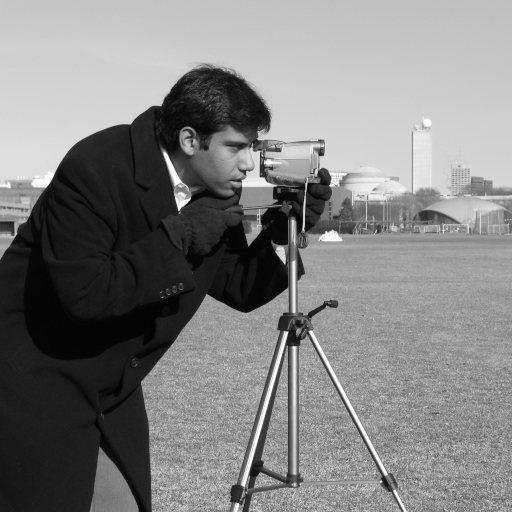
#> input picture skimage.data.camera(), 512 x 512 px
$ jupyter execute TP2.ipynb   (shell and % lines are left out)
#> lines starting #> are read from the running program, lines starting #| are printed output that depends on the picture
**Nom du / des étudiant(s)** : ETUDIANT 1 - ETUDIANT 2

# TP image - filtrage

Dans ce TP, quelques images sont fournies, mais vous êtes fortement encouragés à récupérer et expérimenter sur d'autres images récupérées sur le web.

Les TP de traitement d'images sont réalisés en Python3, à l'aide de la librairie [scikit-image](http://scikit-image.org/docs/stable/). Les tableaux utilisés  (`ndarray`) par cette librairie pour manipuler les images proviennent de la librairie [numpy](https://docs.scipy.org/doc/). L'affichage des images et autres figures est réalisé grace à [matplotlib](https://matplotlib.org/contents.html). La documentation de ces trois librairies vous sera donc bien utile.

Dans ce TP, les questions seront indiquées dans un bloc **question**, et les réponses seront à donner dans le bloc **réponse**  situé en dessous du bloc de question. Vos réponses sont à rédiger en [markdown](https://github.com/adam-p/markdown-here/wiki/Markdown-Cheatsheet). Vous pourrez ainsi répondre non seulement avec du texte, mais aussi avec des tableaux et des images.

Ce TP est à réaliser en deux séances d'1h30.

**Remarque importante:** Les questions posées dans ce TP requièrent généralement des <u>réponses courtes mais justifées</u>. Un simple oui ou non ne nous est d'aucune utilité pour juger de votre compréhension de la question et de sa réponse...

**Autre remarque:** Il y a parfois plusieurs sous-questions dans une même question. <u>Pensez a répondre à toutes les sous-questions</u>.

[cell 1]
# la ligne précédente permet d'afficher les figures directement dans votre notebook
# si vous voulez des figures interactives et n'êtes PAS dans un notebook cocalc vous pouvez utiliser widget à la place d'inline

# On importe tous les modules dont nous aurons besoin pour ce TP
import numpy as np  # pour les ndarray (donc les tableaux / matrices) et les convolutions
import scipy as sp  # pour la déconvolution
import matplotlib.pyplot as plt # gestion des figures

from scipy import signal
from skimage import io,data,color # on charge le module permettant d'ouvrir des images

## La convolution en dimension 1 sur des petits exemples

**Question 1:**
- Faire le calcul de convolution $[1, 1, 1]*[1, 1, 1]$ à la main pour vérifier que ça donne bien ce que trouve la machine (donnez les détails du calcul dans la case réponse).
- Ce filtre est-il **linéaire** ?

**Réponse 1**: On place notre signal de base sur un graphe puis on le glisse en faisant la convolution. $[1*1 + 1*0 + 1*0 , 1*1 + 1*1 + 1*0, 1*1 + 1*1 + 1*1, 1*0 + 1*1 + 1*1, 1*0 + 1*0 + 1*1]$

Cette convolution nécessite de traiter un problème pas très intéressant mais inévitable : que fait-on quand le calcul de convolution fait appel à des valeurs du signal "hors de ses bornes", c.a.d. avant son début ou après sa fin ? On rencontrera le même problème en image, hors des bords de l'image. La fonction 'convolve' de scipy suppose que le signal vaut 0 hors de son domaine de définition, mais elle permet de choisir de donner (option 'full') ou pas (option 'valid') les résultats selon qu'ils font appel à des 0 introduits artificiellement sur les bords. L'option 'same' est un intermédiaire qui renvoie un résultat de même taille que le vecteur d'entrée. Les diverses manières de traiter cette question (qui n'est *pas* centrale au TP) amènent à des longueurs de vecteurs résultats qui diffèrent selon l'option choisie.

[cell 2]
a = np.array([1, 1, 1])
c = np.convolve(a,a,'full')
print(c)
c = np.convolve(a,a,'same')
print(c)
c = np.convolve(a,a,'valid')
print(c)

Le vecteur `[1, 1, 1]` est souvent nommé "filtre **moyenneur**". En toute rigueur, il faudrait utiliser le filtre $\frac{1}{3}$`[1, 1, 1]` qui, convolué avec un signal, calcule une moyenne glissante sur ce signal. Examinons l'effet de la convolution d'un tel filtre avec  convolution d'une forte **discontinuité** par un filtre [1 1 1]. Notons qu'on utilise ici le mode "same" de la convolution pour obtenir un signal de sortie de même longueur que celui d'entrée.

[cell 3]
marche_escalier = np.array([0, 0, 0, 0, 0, 0, 10, 10, 10, 10, 10, 10])
escalier_lisse = np.convolve(marche_escalier, a, mode='same')
print(escalier_lisse)
plt.plot(escalier_lisse)
#> figure, not shown here; curve peaks at x = 7, y = 30

### Associativité

**Question 2:** Est-ce que (a$*$a)$*$marche_escalier = a$*$(a$*$marche_escalier) ?

**Réponse 2:** Oui car le produit de convolution est associatif

[cell 4]
print( np.convolve(escalier_lisse, a, mode='same') )
print( np.convolve(marche_escalier,c, mode='same') )

**Question 3:** Quel intérêt à cette propriété, si on considère l'application successive de deux convolutions à un signal ?

**Réponse 3:** On peut appliquer les convolutions sans se soucier de l'ordre d'applicaiton.

### Commutativité
On vérifie que a$*$marche_escalier=marche_escalier$*$a

[cell 5]
print( np.convolve (marche_escalier, a))
print( np.convolve (a, marche_escalier))

De la commutativité,

**Question 4:**
* que conclure quant aux rôles de "filtre" et de "signal" quand on filtre un signal ?
* que conclure quant à l'ordre dans lequel on applique deux filtrages successifs sur un signal ?

**Réponse 4:** Il n'y a pas vraiment de role vu que le produit de convolution est associatif et commutatif, par conséquent on peut appliquer les filtres dans n'importe quel ordre.

### Déconvolution

L'opération de convolution ci-dessus peut être **réversible**, en particulier si on connait l'un des deux termes de la convolution. On se contentera de considérer cette fonction de déconvolution comme une boite noire. On reviendra, à la fin du TP, sur le cas
où on ne connait aucun des deux termes de la convolution, dont la résolution est généralement complexe et approximative, mais riche d'applications.

[cell 6]
escalier_deconvolue, e = sp.signal.deconvolve(escalier_lisse,a)
print(escalier_deconvolue)

Un point intéressant mais que nous ne traiterons que superficiellement ici : si on répète souvent la convolution d'un vecteur quelconque par `[1.0 1.0 1.0]`, le résultat tend vers une gaussienne. On peut aller cherche une explication du coté du [théorème central limite](https://fr.wikipedia.org/wiki/Théorème_central_limite).

[cell 7]
a = np.random.rand(50) # vecteur aléatoire de taille 50
b = np.copy(a)
for x in range(250):
    b = np.convolve(b,[1.0, 1.0, 1.0])

plt.figure(figsize=(12,3))
plt.subplot(121)
plt.plot(a)
plt.title("Vecteur de départ")
plt.subplot(122)
plt.plot(b)
plt.title("Après convolutions multiples")
#> figure, not shown here; panel 1: curve peaks at x = 20, y = 0.979; panel 2: curve peaks at x = 272, y = 9.98e+118

## Toujours des petits exemples, mais en dimension 2

* Vérifier ci-dessous qu'on peut construire un filter bi-dimensionnel en convoluant un filtre horizontal avec un filtre vertical
* Observer le résultat de la convolution du filtre bidimensionnel ainsi créé avec lui-même

[cell 8]
a = np.array([[1, 1, 1]])
print("a=",a)
b = np.transpose(a)
print("b=",b)
c = sp.signal.convolve2d(a,b)
print("c=",c)
d= sp.signal.convolve2d(c,c)
print("d=",d)
e= sp.signal.convolve2d(d,c)
print("e=",e)

Remarquer que si on continuait à convoluer le résultat avec `c`, on tendrait vers un filtre gaussien. Ci-dessous, affichons une distribution gaussienne pour s'en rappeller l'allure. Le point de vue 3D est modifiable à la souris sur la figure.

[cell 9]
xgv = np.arange(-2, 2, 0.1)
ygv = np.arange(-2, 2, 0.1)
[X,Y] = np.meshgrid(xgv, ygv)
V = np.exp(-(X**2 + Y**2))  #On ne met pas le terme de normalisation car c'est juste pour voir la forme de la fonction

from mpl_toolkits.mplot3d import Axes3D
fig = plt.figure(figsize=(10,6))
ax = fig.add_subplot(111, projection='3d')
ax.plot_surface(X, Y, V, rstride=1, cstride=1, cmap=plt.cm.jet, linewidth=0.3)
plt.title('Exemple de filtre gaussien bidimensionnel')
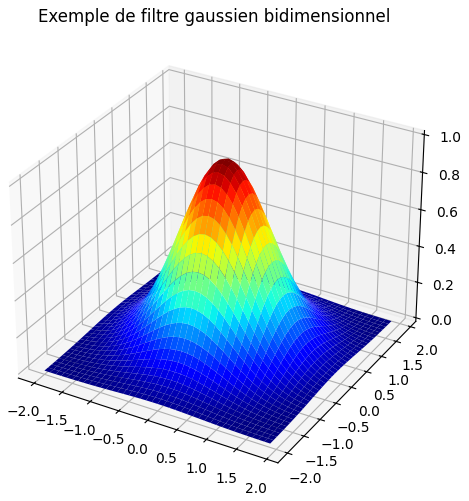
#> figure drawn by matplotlib, 1 panel

## Filtrage gaussien

On évalue maintenant la capacité du filtrage gaussien à réduire le bruit dans une image. Cette évaluation sera faite en terme de qualité d'image perçue.
* l'image `noisy1` subit un bruit de type "poivre et sel" (non additif)
* l'image `noisy2` subit un bruit gaussien (! ça n'a rien à voir avec le filtrage gaussien ! )

[cell 10]
# Maniupulations de noisy1 avec du bruit poivre et sel
from skimage import util,filters
import math

im = data.camera()
#> im is the input picture: shape (512, 512); min 0, max 255, mean 129.1
seuil = 0.1

def add_salt_and_pepper_noise(clean_image, seuil):
    noise = np.random.random(clean_image.shape)
    noisy_image=clean_image.copy()
    noisy_image[noise > 1-seuil] = 255
    noisy_image[noise < seuil] = 0
    return(noisy_image)


filtered = filters.gaussian(im, sigma =4)

plt.figure(figsize=(12,12))
noisy1=add_salt_and_pepper_noise(im, seuil)
filtered1 = filters.gaussian(noisy1, sigma =4)
noise1 = noisy1-im
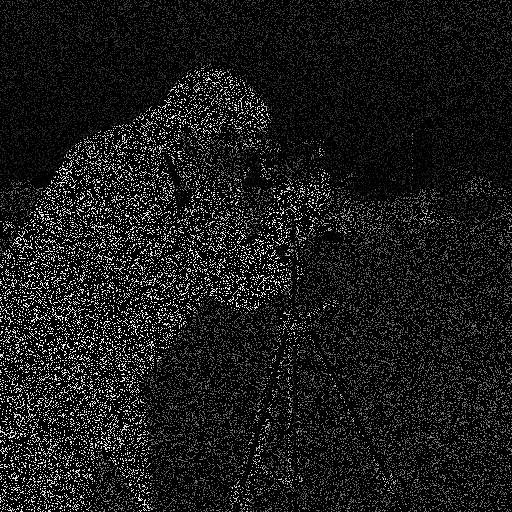
#> noise1: shape (512, 512); min 0, max 254, mean 25.4
noise_after_filter1=filtered1-filtered
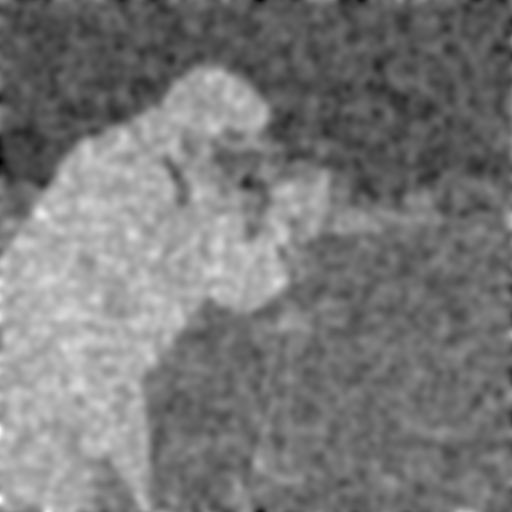
#> noise_after_filter1: shape (512, 512) float64; min -0.19, max 0.206, mean -0.00149; drawn with min black and max white

plt.subplot(131)
plt.imshow(im, cmap='gray',interpolation='nearest')
plt.title("image de départ")
plt.subplot(132)
plt.imshow(noisy1, cmap='gray',interpolation='nearest')
plt.title("image bruitée")
plt.subplot(133)
plt.imshow(filtered1, cmap='gray',interpolation='nearest')
plt.title("image filtrée")

print("Rapport signal / bruit de l'image 1 bruitée: {:.2f} db".format(10*math.log10(im.mean()/noise1.std())))
#| Rapport signal / bruit de l'image 1 bruitée: 3.29 db
print("Rapport signal / bruit de l'image 1 débruitée: {:.2f} db".format(10*math.log10(filtered1.mean()/noise_after_filter1.std())))
#| Rapport signal / bruit de l'image 1 débruitée: 9.38 db

[cell 11]
# Maniupulations de noisy2 avec du bruit gaussien
import math

noise_std = 0.1

noise2 = np.random.normal(loc=0.0, scale=noise_std, size=im.shape)*255
noisy2 = im.copy() + noise2
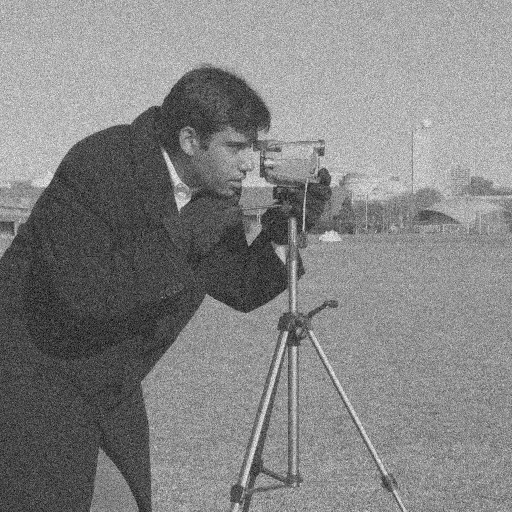
#> noisy2: shape (512, 512) float64; min -92.19, max 334.4, mean 129.1; drawn with min black and max white
noisy2.clip(0,255)
filterednoise2 = filters.gaussian(noise2, sigma = 4)
filtered2 = filters.gaussian(noisy2, sigma = 4)

plt.figure(figsize=(12,12))
plt.subplot(321)
plt.imshow(im, cmap='gray',interpolation='nearest')
plt.title("image de départ")
plt.subplot(323)
plt.imshow(noisy2, cmap='gray',interpolation='nearest')
plt.title("image bruitée")
plt.subplot(324)
plt.imshow(noise2, cmap='gray',interpolation='nearest')
plt.title("bruit gaussien")
plt.subplot(325)
plt.imshow(filtered2, cmap='gray',interpolation='nearest')
plt.title("image filtrée")
plt.subplot(326)
plt.imshow(filterednoise2, cmap='gray',interpolation='nearest')
plt.title("bruit gaussien filtré")


print("Ecart type du bruit gaussien: {:.4f}".format(np.std(noise2)))
#| Ecart type du bruit gaussien: 25.4868
print("Ecart type du bruit gaussien filtré: {:.4f}".format(np.std(filterednoise2)))
#| Ecart type du bruit gaussien filtré: 1.8872
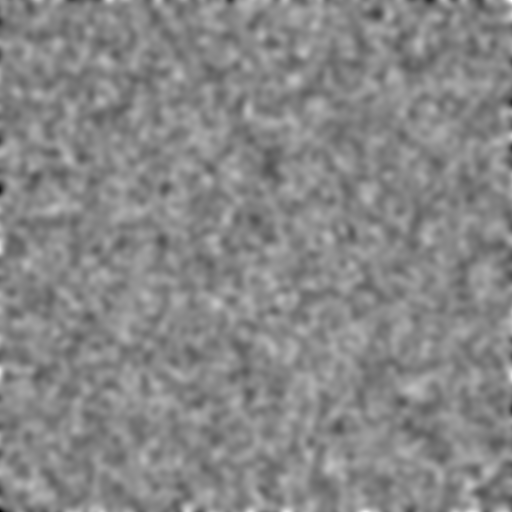
#> filterednoise2: shape (512, 512) float64; min -16.22, max 14.4, mean 0.0774; drawn with min black and max white
print("Rapport signal / bruit de l'image bruitée: {:.2f} db".format(10*math.log10(im.mean()/noise2.std())))
#| Rapport signal / bruit de l'image bruitée: 7.04 db
print("Rapport signal / bruit de l'image débruitée: {:.2f} db".format(10*math.log10(filtered2.mean()/filterednoise2.std())))
#| Rapport signal / bruit de l'image débruitée: 18.35 db

**Question 5:**
* Expérimentez avec diverses valeur de `seuil`, probabilité d'avoir du bruit poivre et sel, et `noise_std`, écart-type du filtre gaussien, pour en évaluer l'effet sur la préservation de l'image et l'atténuation du bruit. Commentez ensuite vos résultats.
* Quels sont les types d'éléments de l'image qui souffrent le plus du filtrage gaussien ?
* Le filtrage gaussien vous semble-t-il aussi efficace sur les deux types de bruit ?

**Réponse 5:** En appliquant un filtre gaussin sur l'image, cela diminue le bruit, mais l'image perd en information, autrement dit elle se floute. Pour le poivre et sel, le bruit est diminué mais toujours visible, l'image se floute également. Le filtre gaussien semble plus efficace sur le bruit gaussien.

**Question 6:** Concernant le bruit gaussien, en considérant que le bruit est additif c.a.d. que $Image_{bruitee}=Image_{originale}+Image_{bruit}$, appliquez la distributivité de la convolution sur la formule $Image_{bruitee}*Filtre$ et interprétez (c'est une question théorique, aucune manipulation complémentaire à effectuer)

**Réponse 6:** $Image_{bruitee} * Filtre =Image_{originale} * Fitlre +Image_{bruit} * Filtre $ Le filtre s'applique sur l'image et le bruit. Le bruit est ainsi lissé, l'image également mais moins que pour le bruit poivre et sel car dans ce cas le bruit n'est pas additif.

## Préserver les discontinuités : le filtrage bilatéral

Le filtrage ci-dessous réalise un filtre moyenneur avec une propriété particulière : seuls les éléments du voisinage dont l'intensité diffère peu du point de référence sont pris en compte dans le filtrage.

**Question 7:**
* Le filtrage est-il toujours linéaire ?
* Le filtrage peut-il encore s'exprimer comme une convolution ? Et donc l'associativité, commutativité, distributivité etc ?

**Réponse 7:** Le filtrage n'est plus linéaire car il n'agit pas pareil sur tous les points, il s'adapte au contenu de l'image. Il ne peut donc pas s'exprimer comme une convolution, donc on perd l'association, etc ...

[cell 12]
from skimage.filters.rank import mean_bilateral
from skimage.morphology import disk

noisy1= util.random_noise(im, mode='gaussian', var= 0.001)
filtered1 = mean_bilateral(noisy1, disk(20), s0=30, s1=30)
noisy2= util.random_noise(im, mode='gaussian', var= 0.005)
filtered2 = mean_bilateral(noisy2, disk(20), s0=50, s1=50)
noisy3= util.random_noise(im, mode='gaussian', var= 0.01)
filtered3 = mean_bilateral(noisy3, disk(20), s0=50, s1=50)
#filtered3b = mean_bilateral(filtered3, disk(20), s0=20, s1=20)
noisy4= util.random_noise(im, mode='gaussian', var= 0.05)
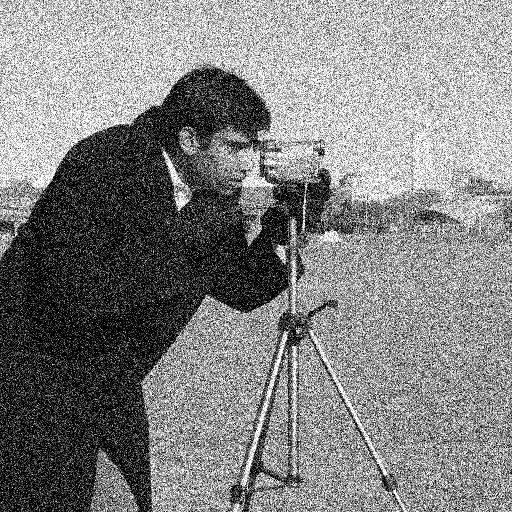
#> noisy4: shape (512, 512) float64; min 0, max 1, mean 0.512
filtered4 = mean_bilateral(noisy4, disk(20), s0=100, s1=100)

fig, axes = plt.subplots(ncols=4,nrows=2,figsize=(18,12))
axes[0,0].imshow(noisy1, cmap='gray',interpolation='nearest')
axes[0,1].imshow(noisy2, cmap='gray',interpolation='nearest')
axes[0,2].imshow(noisy3, cmap='gray',interpolation='nearest')
axes[0,3].imshow(noisy4, cmap='gray',interpolation='nearest')
axes[1,0].imshow(filtered1, cmap='gray',interpolation='nearest')
axes[1,1].imshow(filtered2, cmap='gray',interpolation='nearest')
axes[1,2].imshow(filtered3, cmap='gray',interpolation='nearest')
axes[1,3].imshow(filtered4, cmap='gray',interpolation='nearest')
plt.show()

fig.tight_layout()

**Question 8:**
* Les expériences ci-dessus examinent la capacité d'un tel filtre à restaurer une image bruitée avec un bruit gaussien, pour diverses valeurs de bruit et de seuil de "diffère peu" évoqué ci-dessus. Les résultats sont-ils meilleurs que pour le filtrage gaussien ?

**Réponse 8:** Oui le bruit est diminué et l'image est très peu flouté notamment au niveau des contours

## Filtrage median

On évalue ci-dessous la capacité du filtrage médian à réduire le bruit. Cette évaluation sera faite en terme de qualité d'image perçue et pourra être comparée aux résultats des techniques précédentes.
On peut régler deux paramètres
* la quantité de bruit
* la taille du disque

[cell 13]
from skimage.filters.rank import median

seuil = 0.1

im = data.camera()

noisy_image=add_salt_and_pepper_noise(im,seuil)
#> call 2 of add_salt_and_pepper_noise, with seuil = 0.1
#> in add_salt_and_pepper_noise (call 2), `noisy_image[noise < seuil] = 0`:
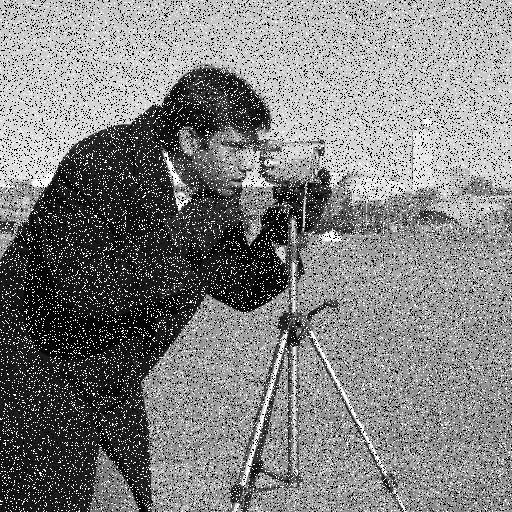
#> noisy_image: shape (512, 512); min 0, max 255, mean 129
filtered1 = median(im, disk(50))
filtered2 = median(noisy_image, disk(3))
filtered3 = median(noisy_image, disk(5))
filtered4 = median(noisy_image, disk(50))

noisy_gaussian= util.random_noise(im, mode='gaussian', var= 0.003)
filtered_gaussian = median(noisy4, disk(7))

fig, axes = plt.subplots(ncols=5,nrows=2,figsize=(18,8))
axes[0,0].imshow(im, cmap='gray',interpolation='nearest')
axes[0,1].imshow(noisy_image, cmap='gray',interpolation='nearest')
axes[0,2].imshow(noisy_image, cmap='gray',interpolation='nearest')
axes[0,3].imshow(noisy_image, cmap='gray',interpolation='nearest')
axes[0,4].imshow(noisy_gaussian, cmap='gray',interpolation='nearest')
axes[1,0].imshow(filtered1, cmap='gray',interpolation='nearest')
axes[1,1].imshow(filtered2, cmap='gray',interpolation='nearest')
axes[1,2].imshow(filtered3, cmap='gray',interpolation='nearest')
axes[1,3].imshow(filtered4, cmap='gray',interpolation='nearest')
axes[1,4].imshow(filtered_gaussian, cmap='gray',interpolation='nearest')
plt.show()

fig.tight_layout()

**Question 9:** Commentez les performance du filtrage médian pour la réduction de bruit poivre et sel en fonction des différents paramètres que l'on peut faire varier (quantité de bruit, taille du disque). Faites en particulier le lien avec les performances du filtrage gaussien pour ce même type de bruit.

**Réponse 9:** Le bruit est lissé et l'image est très peu flou. Le filtre gaussin lissé le bruit poivre et sel, ici on applique la médianne sur les pixels voisins (valeur de disk), si la valeur de disk est trop grande l'image perd beaucoup d'information, car beaucoup de pixel ont la même valeur, ce qui donne une image avec peu de détails, effet de "tache". Donc la valeur de disk a son importance et doit pas être trop élevé.

## Faire du flou, c'est bien, l'enlever c'est mieux : la déconvolution

Cette section évoque, en l'utilisant comme boite noire, la tâche de déconvolution aveugle. Le code procède comme suit :
* on charge une image contenant du texte (ça pourrait être autre chose !)
* on lui applique du flou (PSF = point spread function), par exemple selon une direction et amplitude que nous choisissons
* on ajoute un peu de bruit
* on cherche alors à récupérer l'image initiale (notez que la déconvolution n'est pas totalement faite à l'aveugle puisqu'on fournit la PSF)

Pas de question sur cet exercice, mais une occasion de constater que la déconvolution n'est pas une tâche triviale dès lors que le signal qu'on traite est bruité (ce qui est toujours le cas dans la "vraie vie" :-))

[cell 14]
import numpy as np
import matplotlib.pyplot as plt

from skimage import color, data, restoration

image = color.rgb2gray(color.rgba2rgb(io.imread('image-texte.png')))  # Image originale : elle est nette
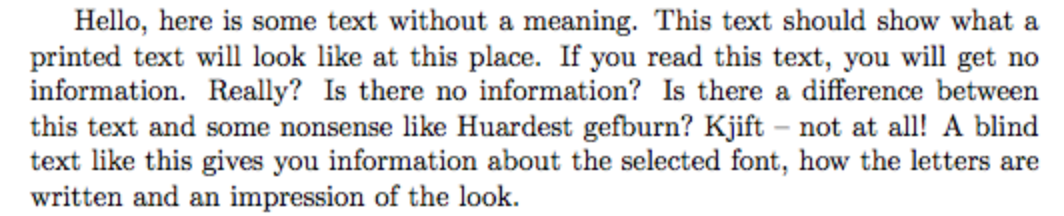
#> input picture image/tp2/image-texte.png, 1064 x 216 px
#> image: shape (216, 1064) float64; min 0.0331, max 1, mean 0.887

from scipy.signal import convolve2d as conv2

psf = np.ones((1, 20)) / (1*20) # Vecteur de "mouvement"

image = conv2(image, psf, 'same', 'symm') # Convolution, qui floute l'image

image += 0.25 * image.std() * np.random.standard_normal(image.shape) #On ajoute un peu de bruit
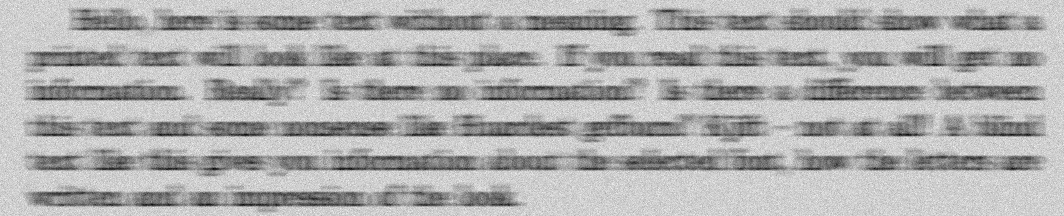
#> image: shape (216, 1064) float64; min 0.243, max 1.17, mean 0.887; drawn with min black and max white

deconvolved, _ = restoration.unsupervised_wiener(image, psf)
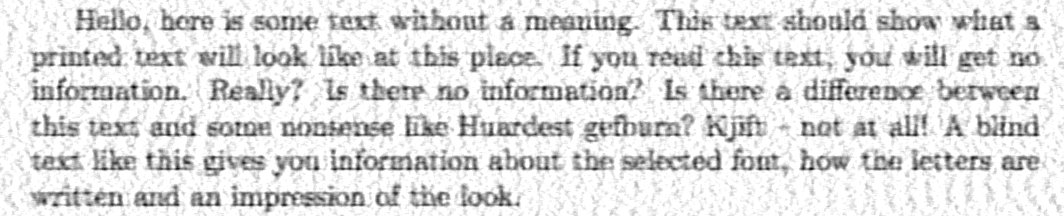
#> deconvolved: shape (216, 1064) float64; min 0.0142, max 1, mean 0.866

fig, ax = plt.subplots(nrows=1, ncols=2, figsize=(12, 6), sharex=True, sharey=True, subplot_kw={'adjustable':'box'})

plt.gray()

ax[0].imshow(image, vmin=deconvolved.min(), vmax=deconvolved.max())
ax[0].axis('off')
ax[0].set_title('Image d\'entrée (foue et bruitée)')

ax[1].imshow(deconvolved)
ax[1].axis('off')
ax[1].set_title('Image déconvoluée')

fig.subplots_adjust(wspace=0.02, hspace=0.2,
                    top=0.9, bottom=0.05, left=0, right=1)

plt.show()
